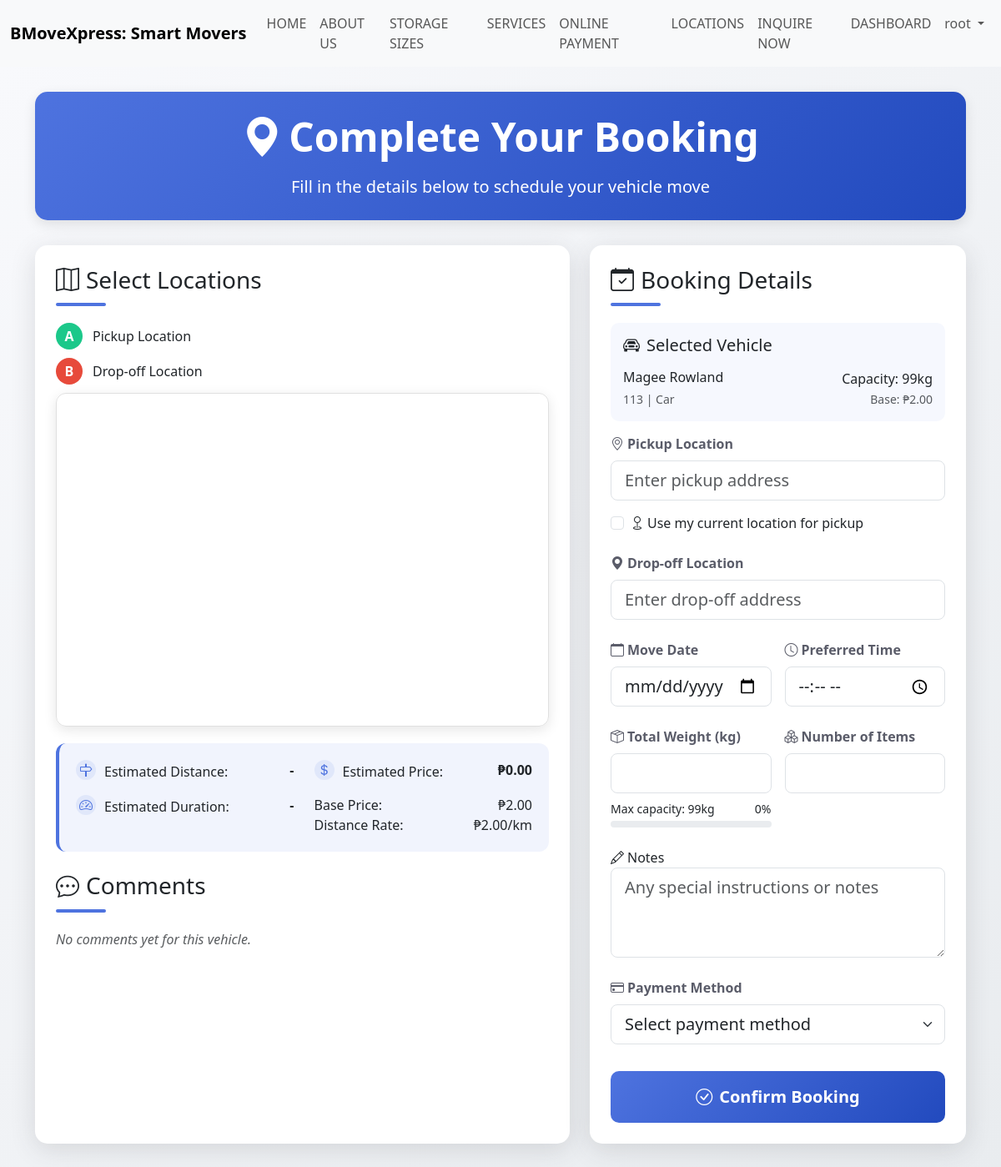
The page /book?car=6829cb76-722e-4003-9c83-ab7fc0320a47 on the database its author committed.
### tables this page shows
create table vehicles (
    vehicleid CHAR(36) PRIMARY KEY,
    name varchar(100),
    platenumber varchar(20) unique,
    totalcapacitykg int,
    status enum('available', 'in use', 'under maintenance', 'unavailable') default 'available',
    baseprice decimal(10, 2),
    rateperkm decimal(10, 2),
    type varchar(50),
    model varchar(50),
    year year,

    date_added date default current_date(),
    driver_uid char(36) NULL

);

### index.php (called while the page is built, shortened)
<?php
try {
    $requestUri = explode('?', $_SERVER['REQUEST_URI'])[0];
    $request = trim(str_replace('/bmove-v2/', '', $requestUri), '/');
    $request = preg_replace('/[^a-zA-Z0-9_-]/', '', $request);
    $request = $request ?: '';
    $routes = [
        'home' => ['file' => 'view/home/index.php', 'title' => 'Home', 'auth_required' => false, 'layout' => 'view/layouts/app.php'],
        '' => ['file' => 'view/home/index.php', 'title' => 'Home', 'auth_required' => false, 'layout' => 'view/layouts/app.php'],
        'register' => ['file' => 'view/auth/register.php', 'title' => 'Register', 'auth_required' => false, 'layout' => 'view/layouts/app.php'],
        'dashboard' => ['file' => 'view/users/dashboard.php', 'title' => 'Dashboard', 'auth_required' => true, 'layout' => 'view/layouts/app.php'],
        'login' => ['file' => 'view/auth/login.php', 'title' => 'Login', 'auth_required' => false, 'layout' => 'view/layouts/app.php'],
        'bookings' => ['file' => 'view/bookings/index.php', 'title' => 'Bookings', 'auth_required' => true, 'layout' => 'view/layouts/app.php'],
        'vehicle' => ['file' => 'view/vehicle/index.php', 'title' => 'Trucks', 'auth_required' => true, 'layout' => 'view/layouts/app.php'],
        'manage-user-account' => ['file' => 'view/users/manage-user-account.php', 'title' => 'Manage User Account', 'auth_required' => true, 'layout' => 'view/layouts/app.php'],
        'about-us' => ['file' => 'view/about-us/index.php', 'title' => 'About Us', 'auth_required' => true, 'layout' => 'view/layouts/app.php'],
        'book' => ['file' => 'view/bookings/book.php', 'title' => 'Book', 'auth_required' => true, 'layout' => 'view/layouts/app.php'],
        'customer-dashboard' => ['file' => 'view/customer/dashboard.php', 'title' => 'Customer Dashboard', 'auth_required' => true, 'layout' => 'view/layouts/app.php'],
        'create-booking' => ['file' => 'view/home/index.php', 'title' => 'Create Booking', 'auth_required' => true, 'layout' => 'view/layouts/app.php'],
        'driver-dashboard' => ['file' => 'view/driver/dashboard.php', 'title' => 'Driver Dashboard', 'auth_required' => true, 'layout' => 'view/layouts/app.php'],
        'report' => ['file' => 'view/report/index.php', 'title' => 'Report', 'auth_required' => true, 'layout' => 'view/layouts/app.php'],
    ];
    require_once __DIR__ . '/' . $routes[$request]['layout'];
} catch (Exception $e) {
    error_log($e->getMessage());
    echo $e->getMessage();
    http_response_code(500);
    exit;
}

### view/bookings/book.php (the view, shortened to what this page needs)
<?php
$selectedVehicleId = $_GET['car'];
$stmt = $conn->prepare("SELECT * FROM vehicles WHERE vehicleid = ?");
$stmt->bind_param("s", $selectedVehicleId);
$stmt->execute();
$result = $stmt->get_result();
$selectedVehicle = $result->fetch_assoc();
$selectedVehicle['baseprice'] = $selectedVehicle['baseprice'] ?? 0;
$selectedVehicle['rateperkm'] = $selectedVehicle['rateperkm'] ?? 0;
$selectedVehicle['totalcapacitykg'] = $selectedVehicle['totalcapacitykg'] ?? 0;
$stmt = $conn->prepare("SELECT comments.*, users.full_name AS user_name FROM comments
 JOIN users ON comments.user_id = users.uid
 JOIN bookings ON comments.booking_id = bookings.booking_id
 WHERE bookings.vehicle_id = ?");
$stmt->bind_param("s", $selectedVehicleId);
$stmt->execute();
$result = $stmt->get_result();
$comments = $result->fetch_all(MYSQLI_ASSOC);
?>
<link rel="stylesheet" href="https://unpkg.com/leaflet@1.9.4/dist/leaflet.css" />
</head>
<body>
    <div class="booking-container">
        <div class="container">
            <div class="booking-header text-center">
                <h1 class="display-5 fw-bold mb-3"><i class="bi bi-geo-alt-fill me-2"></i>Complete Your Booking</h1>
                <p class="lead mb-0">Fill in the details below to schedule your vehicle move</p>
            </div>
            <div class="row g-4">
                <div class="col-lg-7">
                    <div class="booking-card">
                        <h3 class="section-title"><i class="bi bi-map me-2"></i>Select Locations</h3>
                        <div class="location-marker">
                            <div class="marker-icon marker-start">A</div>
                            <div>Pickup Location</div>
                        </div>
                        <div class="location-marker">
                            <div class="marker-icon marker-end">B</div>
                            <div>Drop-off Location</div>
                        </div>
                        <div class="map-container">
                            <div id="map"></div>
                        </div>
                        <div class="price-estimate-card">
                            <div class="row">
                                <div class="col-md-6 mb-3 mb-md-0">
                                    <div class="d-flex justify-content-between">
                                        <span><i class="bi bi-signpost info-icon"></i>Estimated Distance:</span>
                                        <strong id="distance-display">-</strong>
                                    </div>
                                    <div class="d-flex justify-content-between mt-3">
                                        <span><i class="bi bi-speedometer2 info-icon"></i>Estimated Duration:</span>
                                        <strong id="duration-display">-</strong>
                                    </div>
                                </div>
                                <div class="col-md-6">
                                    <div class="d-flex justify-content-between">
                                        <span><i class="bi bi-currency-dollar info-icon"></i>Estimated Price:</span>
                                        <strong id="price-estimate">₱0.00</strong>
                                    </div>
                                    <div class="mt-3">
                                        <div class="d-flex justify-content-between">
                                            <span>Base Price:</span>
                                            <span>₱<?= number_format($selectedVehicle['baseprice'], 2) ?></span>
                                        </div>
                                        <div class="d-flex justify-content-between">
                                            <span>Distance Rate:</span>
                                            <span>₱<?= number_format($selectedVehicle['rateperkm'], 2) ?>/km</span>
                                        </div>
                                    </div>
                                </div>
                            </div>
                        </div>
                        <h3 class="section-title mt-4"><i class="bi bi-chat-dots me-2"></i>Comments</h3>
                        <div id="comments-container">
                            <?php if (!empty($comments)): ?>
                                <?php foreach ($comments as $comment): ?>
                                    <div class="comment mb-3 p-3 rounded shadow-sm bg-light">
                                        <div class="d-flex align-items-center mb-2">
                                            <span class="fw-semibold me-2"><?= htmlspecialchars($comment['user_name']) ?></span>
                                            <span class="badge bg-warning text-dark me-2">
                                                <?php for ($i = 1; $i <= 5; $i++): ?>
                                                    <?php if ($i <= (int)$comment['comment_rating']): ?>
                                                        <i class="bi bi-star-fill"></i>
                                                    <?php else: ?>
                                                        <i class="bi bi-star"></i>
                                                    <?php endif; ?>
                                                <?php endfor; ?>
                                            </span>
                                            <small class="text-muted ms-auto">
                                                <?= isset($comment['created_at']) ? date('M d, Y', strtotime($comment['created_at'])) : '' ?>
                                            </small>
                                        </div>
                                        <p class="mb-0"><?= nl2br(htmlspecialchars($comment['comment'])) ?></p>
                                    </div>
                                <?php endforeach; ?>
                            <?php else: ?>
                                <p class="text-muted fst-italic">No comments yet for this vehicle.</p>
                            <?php endif; ?>
                        </div>
                    </div>
                </div>
                <div class="col-lg-5">
                    <div class="booking-card">
                        <h3 class="section-title"><i class="bi bi-calendar-check me-2"></i>Booking Details</h3>
                        <form method="post" action="controller/booking/create-booking.php" id="create-booking-form" class="needs-validation" novalidate>
                            <div class="info-card">
                                <h5 class="mb-3"><i class="bi bi-car-front me-2"></i>Selected Vehicle</h5>
                                <div class="d-flex justify-content-between align-items-center">
                                    <div>
                                        <h6 class="mb-1"><?= htmlspecialchars($selectedVehicle['name']) ?></h6>
                                        <small class="text-muted"><?= htmlspecialchars($selectedVehicle['platenumber']) ?> | <?= htmlspecialchars($selectedVehicle['type']) ?></small>
                                    </div>
                                    <div class="text-end">
                                        <div>Capacity: <?= htmlspecialchars($selectedVehicle['totalcapacitykg']) ?>kg</div>
                                        <small class="text-muted">Base: ₱<?= number_format($selectedVehicle['baseprice'], 2) ?></small>
                                    </div>
                                </div>
                            </div>
                            <div class="mb-4">
                                <label for="pickup" class="form-label"><i class="bi bi-geo-alt me-1"></i>Pickup Location</label>
                                <input type="text" id="pickup" name="pickup_location" class="form-control form-control-lg"
                                    placeholder="Enter pickup address" required>
                                <div class="form-check current-location-checkbox">
                                    <input class="form-check-input" type="checkbox" id="useCurrentLocation">
                                    <label class="form-check-label" for="useCurrentLocation">
                                        <i class="bi bi-geo me-1"></i>Use my current location for pickup
                                    </label>
                                </div>
                            </div>
                            <div class="mb-4">
                                <label for="dropoff" class="form-label"><i class="bi bi-geo-alt-fill me-1"></i>Drop-off Location</label>
                                <input type="text" id="dropoff" name="dropoff_location" class="form-control form-control-lg"
                                    placeholder="Enter drop-off address" required>
                            </div>
                            <div class="row g-3 mb-4">
                                <div class="col-md-6">
                                    <label for="date" class="form-label"><i class="bi bi-calendar me-1"></i>Move Date</label>
                                    <input type="date" id="date" name="date" class="form-control form-control-lg"
                                        min="<?= date('Y-m-d') ?>" required>
                                </div>
                                <div class="col-md-6">
                                    <label for="time" class="form-label"><i class="bi bi-clock me-1"></i>Preferred Time</label>
                                    <input type="time" id="time" name="time" class="form-control form-control-lg"
                                        min="08:00" max="20:00" required>
                                </div>
                            </div>
                            <div class="row g-3 mb-4">
                                <div class="col-md-6">
                                    <label for="total_weight" class="form-label"><i class="bi bi-box-seam me-1"></i>Total Weight (kg)</label>
                                    <input type="number" id="total_weight" name="total_weight"
                                        class="form-control form-control-lg" min="1"
                                        max="<?= htmlspecialchars($selectedVehicle['totalcapacitykg']) ?>"
                                        required>
                                    <div class="d-flex justify-content-between mt-2">
                                        <small class="instruction-text">Max capacity: <?= htmlspecialchars($selectedVehicle['totalcapacitykg']) ?>kg</small>
                                        <small id="weight-percentage">0%</small>
                                    </div>
                                    <div class="progress-container mt-1">
                                    </div>
                                </div>
                                <div class="col-md-6">
                                    <label for="items_count" class="form-label"><i class="bi bi-boxes me-1"></i>Number of Items</label>
                                    <input type="number" id="items_count" name="items_count"
                                        class="form-control form-control-lg" min="1" required>
                                </div>
                            </div>
                            <div class="mb-4">
                                <label for="notes"><i class="bi bi-pencil me-1"></i>Notes</label>
                                <textarea id="notes" name="notes" class="form-control form-control-lg" rows="3"
                                    placeholder="Any special instructions or notes"></textarea>
                            </div>
                            <div class="mb-4">
                                <label for="payment_method" class="form-label"><i class="bi bi-credit-card me-1"></i>Payment Method</label>
                                <select id="payment_method" name="payment_method" class="form-select form-select-lg" required>
                                    <option value="" disabled selected>Select payment method</option>
                                </select>
                            </div>
                            <button type="submit" class="btn btn-primary btn-lg w-100 mt-2 py-3 fw-bold" id="submit-btn">
                                <i class="bi bi-check-circle me-2"></i>Confirm Booking
                            </button>
                        </form>
                    </div>
                </div>
            </div>
        </div>
    </div>

### rows shown on the page
vehicles: baseprice "2.00", rateperkm "2.00", name "Magee Rowland", platenumber "113", type "Car", totalcapacitykg "99"

### other values the page prints
$username "root"
